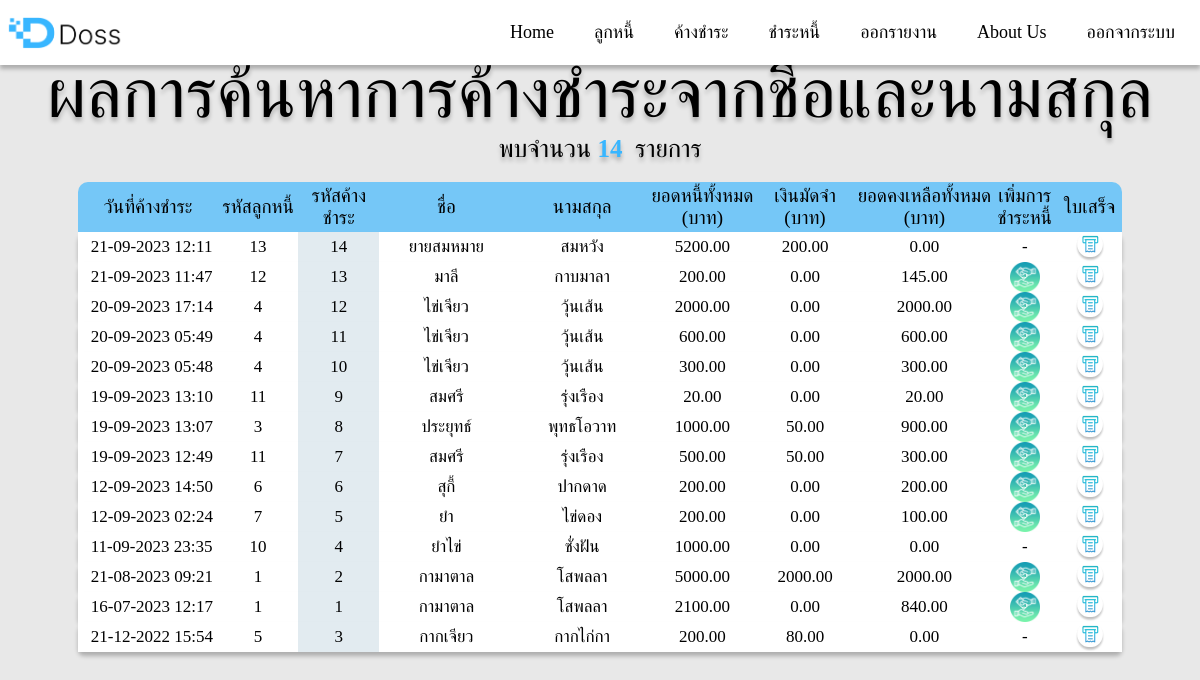
The page /doss/search_receipt_result.php (signed in) on the database its author committed.
### tables this page shows
CREATE TABLE `receipt` (
  `receiptID` int(5) NOT NULL COMMENT 'รหัสการค้างชำระ',
  `receiptDate` datetime NOT NULL DEFAULT CURRENT_TIMESTAMP COMMENT 'วันที่ค้างชำระ',
  `debtorID` int(3) NOT NULL COMMENT 'รหัสลูกหนี้',
  `perroundID` varchar(5) NOT NULL COMMENT 'รหัสรอบการชำระหนี้',
  `receiptPay` float(8,2) DEFAULT NULL COMMENT 'จำนวนเงินที่จ่าย',
  `receiptOwe` float(8,2) NOT NULL COMMENT 'ยอดหนี้ทั้งหมด',
  `receiptLeft` float(8,2) NOT NULL COMMENT 'หนี้คงเหลือปัจจุบัน',
  `mustpay` float(8,2) NOT NULL COMMENT 'จำนวนเงินที่ต้องชำระเงิน'
);

CREATE TABLE `debtor` (
  `debtorID` int(3) NOT NULL COMMENT 'รหัสลูกหนี้',
  `FirstName` varchar(100) NOT NULL COMMENT 'ชื่อ',
  `LastName` varchar(100) NOT NULL COMMENT 'นามสกุล',
  `Addr` text NOT NULL COMMENT 'ที่อยู่',
  `tell` varchar(10) NOT NULL COMMENT 'เบอร์โทร'
);

### doss/search_receipt_result.php (the view, shortened to what this page needs)
<?php require_once('Connections/doss.php'); ?>
<?php
if (!function_exists("GetSQLValueString")) {
function GetSQLValueString($theValue, $theType, $theDefinedValue = "", $theNotDefinedValue = "")
{
  $theValue = function_exists("mysql_real_escape_string") ? mysql_real_escape_string($theValue) : mysql_escape_string($theValue);
  switch ($theType) {
    case "text":
      $theValue = ($theValue != "") ? "'" . $theValue . "'" : "NULL";
      break;
  }
  return $theValue;
}
}
$colname_Rec_debtor = "-1";
if (isset($_POST['textsearch'])) {
  $colname_Rec_debtor = $_POST['textsearch'];
}else{
  $colname_Rec_debtor ="";
}
$query = sprintf("SELECT receipt.receiptDate,receipt.receiptID, debtor.debtorID, debtor.FirstName, debtor.LastName, receipt.receiptOwe, receipt.receiptPay,receipt.receiptLeft
FROM debtor,receipt
WHERE (receipt.debtorID = debtor.debtorID) AND (debtor.FirstName LIKE %s OR debtor.LastName LIKE %s)
ORDER BY receipt.receiptDate DESC",
GetSQLValueString("%" . $colname_Rec_debtor . "%", "text"),
GetSQLValueString("%" . $colname_Rec_debtor . "%", "text"));
$Rec_debtor = mysql_query($query, $doss) or die(mysql_error());
$row_Rec_debtor = mysql_fetch_assoc($Rec_debtor);
if (isset($_GET['totalRows_Rec_debtor'])) {
  $totalRows_Rec_debtor = $_GET['totalRows_Rec_debtor'];
} else {
  $all_Rec_debtor = mysql_query($query);
  $totalRows_Rec_debtor = mysql_num_rows($all_Rec_debtor);
}
$logoutAction = $_SERVER['PHP_SELF']."?doLogout=true";
?>
<!DOCTYPE html PUBLIC "-//W3C//DTD XHTML 1.0 Transitional//EN" "http://www.w3.org/TR/xhtml1/DTD/xhtml1-transitional.dtd">
<html xmlns="http://www.w3.org/1999/xhtml">
<head>
<link href="css/navisbar.css" rel="stylesheet" type="text/css" />
<link href="css/result_receipt_design.css" rel="stylesheet" type="text/css"/>
</head>
<body>
<nav>
  <div class="wrapper">
    <div class="logo"><a href="home.php"><img src="img/logo.png" style="width: 120px; height: 33px; align-items: center;"></a></div>
    <ul class="nav-links">
      <li><a href="home.php">Home</a></li>
      <li>
        <a class="desktop-item">ลูกหนี้</a>
      </li>
      <li>
        <a class="desktop-item">ค้างชำระ</a>
      </li>
      <li>
        <a class="desktop-item">ชำระหนี้</a>
      </li>
      <li>
        <a class="desktop-item">ออกรายงาน</a>
      </li>
      <li><a href="about_us.php">About Us</a></li>
      <li><a href="<?php echo $logoutAction ?>">ออกจากระบบ</a></li>
    </ul>
  </div>
</nav>
<p>&nbsp;</p>
<p>&nbsp;</p>
<p>&nbsp;</p>
<center>
<h1>ผลการค้นหาการค้างชำระจากชื่อและนามสกุล</td></h1>
<font class="text">พบจำนวน&nbsp;<b><?php echo $totalRows_Rec_debtor ?> &nbsp;</b>รายการ</font>
<br>&nbsp;
<table class="table_detail">
        <tr class="tr_head">
        <td width="220">วันที่ค้างชำระ</td>
        <td width="120">รหัสลูกหนี้</td>
        <td width="120" align="center">รหัสค้างชำระ</td>
        <td width="200" align="center">ชื่อ</td>
        <td width="200" align="center">นามสกุล</td>
        <td width="140" align="center">ยอดหนี้ทั้งหมด<br>(บาท)</td>
        <td width="140" align="center">เงินมัดจำ<br>(บาท)</td>
        <td width="200" align="center">ยอดคงเหลือทั้งหมด<br>(บาท)</td>
        <td width="90" align="center">เพิ่มการชำระหนี้</td>
        <td width="90" align="center">ใบเสร็จ</td>
        </tr>
        <?php do { ?>
        <tr class="tr_center">
        <td align="left">&nbsp;&nbsp;&nbsp;<?php $dd=$row_Rec_debtor['receiptDate']; echo date("d-m-Y  H:i",strtotime("$dd")); ?></td>
        <td><?php echo $row_Rec_debtor['debtorID']; ?></td>
        <td style="background-color: #e2ebf0;"><?php echo $row_Rec_debtor['receiptID']; ?></td>
        <td><?php echo $row_Rec_debtor['FirstName']; ?></td>
        <td><?php echo $row_Rec_debtor['LastName']; ?></td>
        <td><?php echo $row_Rec_debtor['receiptOwe']; ?></td>
        <td><?php echo $row_Rec_debtor['receiptPay']; ?></td>
        <td><?php echo $row_Rec_debtor['receiptLeft']; ?></td>
        <?php if ($row_Rec_debtor['receiptLeft'] > 0) { ?>
            <td><a href="add_paydebt-auto2.php?debtorID=<?php echo $row_Rec_debtor['debtorID']; ?>&receiptID=<?php echo $row_Rec_debtor['receiptID']; ?>"><img src="img/pay_icon.png"></a></td>
            <td><a href="receipt_result.php?receipt=<?php echo $row_Rec_debtor['receiptID']; ?>"><img src="img/re-report.png"></a></td>
        <?php } else { ?>
            <td> - </td>
            <td><a href="receipt_result.php?receipt=<?php echo $row_Rec_debtor['receiptID']; ?>"><img src="img/re-report.png"></a></td>
        <?php } ?>
    </tr>
    <?php } while ($row_Rec_debtor = mysql_fetch_assoc($Rec_debtor)); ?>
    </table>
<p>&nbsp;</p>
</body>
</html>

### doss/css/navisbar.css (style rules this page uses)
* { margin: 0; padding: 0; box-sizing: border-box; font-family: 'LINE Seed Sans TH'; }
nav { position: fixed; z-index: 99; width: 100%; height: 65px; background: #FFF; box-shadow: 0px 4px 4px 0px rgba(0, 0, 0, 0.25); margin: 0; padding: 0; box-sizing: border-box; font-family: 'LINE Seed Sans TH'; }
nav .wrapper { position: relative; max-width: 1350px; padding: 0px 5px; height: 65px; line-height: 70px; margin: auto; display: flex; align-items: center; justify-content: space-between; }
.wrapper .logo a { color: #f2f2f2; font-size: 60px; font-weight: 600; text-decoration: none; }
.wrapper .nav-links { display: inline-flex; }
.nav-links li { list-style: none; }
.nav-links li a { color: #000000; text-decoration: none; font-size: 18px; font-weight: 500; padding: 21px 20px; border-radius: 3px; transition: all 0.2s ease; }

### doss/css/result_receipt_design.css (style rules this page uses)
body { font-family: 'LINE Seed Sans TH'; margin: 0 auto; background: #E8E8E8; }
table { width: 70%; height: 120px; text-align: center; flex-shrink: 0; border-radius: 10px; background: rgba(56, 182, 255, 0.65); }
b { color:#38B6FF; }
h1 { color: #000; text-shadow: 0px 4px 4px rgba(0, 0, 0, 0.25); font-size: 70px; font-family: 'LINE Seed Sans TH'; font-weight: 310; line-height: normal; text-align: center; }
.text { color: #000; text-shadow: 0px 4px 4px rgba(0, 0, 0, 0.25); font-size: 25px; font-family: 'LINE Seed Sans TH'; font-weight: 310; line-height: normal; text-align: center; }
.table_detail { width: 87%; height: 120px; text-align:left; border-radius: 10px; border-collapse: collapse; }
.tr_head { color: #000000; text-align: center; border-radius: 10px; height: 50px; font-size: 19px; border-collapse: collapse; border-color: rgb(23, 23, 23); }
.tr_center { color: #000000; text-align: center; border-radius: 10px; font-size: 17px; border-radius: 6px; background: #ffffff; box-shadow: 0px 4px 4px 0px rgba(0, 0, 0, 0.25); }
img { width: 30px; height: 30px; }

### rows shown on the page
receipt: receiptDate "21-09-2023 12:11", debtorID.debtorID "13", receiptID "14", debtorID.FirstName "ยายสมหมาย", debtorID.LastName "สมหวัง", receiptOwe "5200.00", receiptPay "200.00", receiptLeft "0.00"
receipt: receiptDate "21-09-2023 11:47", debtorID.debtorID "12", receiptID "13", debtorID.FirstName "มาลี", debtorID.LastName "กาบมาลา", receiptOwe "200.00", receiptPay "0.00", receiptLeft "145.00"
receipt: receiptDate "20-09-2023 17:14", debtorID.debtorID "4", receiptID "12", debtorID.FirstName "ไข่เจียว", debtorID.LastName "วุ้นเส้น", receiptOwe "2000.00", receiptPay "0.00", receiptLeft "2000.00"
receipt: receiptDate "20-09-2023 05:49", debtorID.debtorID "4", receiptID "11", debtorID.FirstName "ไข่เจียว", debtorID.LastName "วุ้นเส้น", receiptOwe "600.00", receiptPay "0.00", receiptLeft "600.00"
receipt: receiptDate "20-09-2023 05:48", debtorID.debtorID "4", receiptID "10", debtorID.FirstName "ไข่เจียว", debtorID.LastName "วุ้นเส้น", receiptOwe "300.00", receiptPay "0.00", receiptLeft "300.00"
receipt: receiptDate "19-09-2023 13:10", debtorID.debtorID "11", receiptID "9", debtorID.FirstName "สมศรี", debtorID.LastName "รุ่งเรือง", receiptOwe "20.00", receiptPay "0.00", receiptLeft "20.00"
receipt: receiptDate "19-09-2023 13:07", debtorID.debtorID "3", receiptID "8", debtorID.FirstName "ประยุทธ์", debtorID.LastName "พุทธโอวาท", receiptOwe "1000.00", receiptPay "50.00", receiptLeft "900.00"
receipt: receiptDate "19-09-2023 12:49", debtorID.debtorID "11", receiptID "7", debtorID.FirstName "สมศรี", debtorID.LastName "รุ่งเรือง", receiptOwe "500.00", receiptPay "50.00", receiptLeft "300.00"
receipt: receiptDate "12-09-2023 14:50", debtorID.debtorID "6", receiptID "6", debtorID.FirstName "สุกี้", debtorID.LastName "ปากดาด", receiptOwe "200.00", receiptPay "0.00", receiptLeft "200.00"
receipt: receiptDate "12-09-2023 02:24", debtorID.debtorID "7", receiptID "5", debtorID.FirstName "ยำ", debtorID.LastName "ไข่ดอง", receiptOwe "200.00", receiptPay "0.00", receiptLeft "100.00"
receipt: receiptDate "11-09-2023 23:35", debtorID.debtorID "10", receiptID "4", debtorID.FirstName "ยำไข่", debtorID.LastName "ชั่งฝัน", receiptOwe "1000.00", receiptPay "0.00", receiptLeft "0.00"
receipt: receiptDate "21-08-2023 09:21", debtorID.debtorID "1", receiptID "2", debtorID.FirstName "กามาตาล", debtorID.LastName "โสพลลา", receiptOwe "5000.00", receiptPay "2000.00", receiptLeft "2000.00"
receipt: receiptDate "16-07-2023 12:17", debtorID.debtorID "1", receiptID "1", debtorID.FirstName "กามาตาล", debtorID.LastName "โสพลลา", receiptOwe "2100.00", receiptPay "0.00", receiptLeft "840.00"
receipt: receiptDate "21-12-2022 15:54", debtorID.debtorID "5", receiptID "3", debtorID.FirstName "กากเจียว", debtorID.LastName "กากไก่กา", receiptOwe "200.00", receiptPay "80.00", receiptLeft "0.00"

### other values the page prints
$totalRows_Rec_debtor "14"
